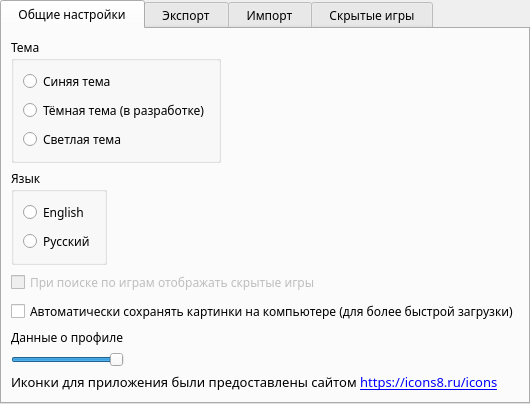
<?xml version="1.0" encoding="UTF-8"?>
<ui version="4.0">
 <class>FormSettings</class>
 <widget class="QWidget" name="FormSettings">
  <property name="geometry">
   <rect>
    <x>0</x>
    <y>0</y>
    <width>482</width>
    <height>393</height>
   </rect>
  </property>
  <property name="font">
   <font>
    <family>Ebrima</family>
   </font>
  </property>
  <property name="windowTitle">
   <string>Form</string>
  </property>
  <layout class="QVBoxLayout" name="verticalLayout_5">
   <property name="leftMargin">
    <number>0</number>
   </property>
   <property name="topMargin">
    <number>0</number>
   </property>
   <property name="rightMargin">
    <number>0</number>
   </property>
   <property name="bottomMargin">
    <number>0</number>
   </property>
   <item>
    <widget class="QTabWidget" name="tabWidget">
     <property name="currentIndex">
      <number>0</number>
     </property>
     <widget class="QWidget" name="tab_2">
      <attribute name="title">
       <string>  Общие настройки  </string>
      </attribute>
      <layout class="QVBoxLayout" name="verticalLayout_18">
       <item>
        <layout class="QHBoxLayout" name="horizontalLayout_15">
         <item>
          <widget class="QGroupBox" name="GroupBoxTheme">
           <property name="title">
            <string>Тема</string>
           </property>
           <layout class="QVBoxLayout" name="verticalLayout_3">
            <item>
             <widget class="QRadioButton" name="RadioButtonBlueTheme">
              <property name="sizePolicy">
               <sizepolicy hsizetype="Maximum" vsizetype="Fixed">
                <horstretch>0</horstretch>
                <verstretch>0</verstretch>
               </sizepolicy>
              </property>
              <property name="text">
               <string>Синяя тема</string>
              </property>
             </widget>
            </item>
            <item>
             <widget class="QRadioButton" name="RadioButtonDarkTheme">
              <property name="sizePolicy">
               <sizepolicy hsizetype="Maximum" vsizetype="Fixed">
                <horstretch>0</horstretch>
                <verstretch>0</verstretch>
               </sizepolicy>
              </property>
              <property name="text">
               <string>Тёмная тема (в разработке)</string>
              </property>
             </widget>
            </item>
            <item>
             <widget class="QRadioButton" name="RadioButtonLightTheme">
              <property name="sizePolicy">
               <sizepolicy hsizetype="Maximum" vsizetype="Fixed">
                <horstretch>0</horstretch>
                <verstretch>0</verstretch>
               </sizepolicy>
              </property>
              <property name="text">
               <string>Светлая тема</string>
              </property>
             </widget>
            </item>
           </layout>
          </widget>
         </item>
         <item>
          <spacer name="horizontalSpacer_8">
           <property name="orientation">
            <enum>Qt::Horizontal</enum>
           </property>
           <property name="sizeHint" stdset="0">
            <size>
             <width>40</width>
             <height>20</height>
            </size>
           </property>
          </spacer>
         </item>
        </layout>
       </item>
       <item>
        <layout class="QHBoxLayout" name="horizontalLayout">
         <item>
          <widget class="QGroupBox" name="groupBox">
           <property name="title">
            <string>Язык</string>
           </property>
           <layout class="QVBoxLayout" name="verticalLayout">
            <item>
             <widget class="QRadioButton" name="RadioButtonLanguageEnglish">
              <property name="text">
               <string notr="true">English</string>
              </property>
             </widget>
            </item>
            <item>
             <widget class="QRadioButton" name="RadioButtonLanguageRussian">
              <property name="text">
               <string notr="true">Русский</string>
              </property>
             </widget>
            </item>
           </layout>
          </widget>
         </item>
         <item>
          <spacer name="horizontalSpacer_2">
           <property name="orientation">
            <enum>Qt::Horizontal</enum>
           </property>
           <property name="sizeHint" stdset="0">
            <size>
             <width>40</width>
             <height>20</height>
            </size>
           </property>
          </spacer>
         </item>
        </layout>
       </item>
       <item>
        <widget class="QCheckBox" name="CheckBoxVisibleHiddenGames">
         <property name="enabled">
          <bool>false</bool>
         </property>
         <property name="text">
          <string>При поиске по играм отображать скрытые игры</string>
         </property>
        </widget>
       </item>
       <item>
        <widget class="QCheckBox" name="CheckBoxSaveImage">
         <property name="text">
          <string>Автоматически сохранять картинки на компьютере (для более быстрой загрузки)</string>
         </property>
        </widget>
       </item>
       <item>
        <layout class="QHBoxLayout" name="horizontalLayout_2">
         <item>
          <layout class="QVBoxLayout" name="verticalLayout_2">
           <item>
            <widget class="QLabel" name="label">
             <property name="text">
              <string>Данные о профиле</string>
             </property>
            </widget>
           </item>
           <item>
            <widget class="QSlider" name="SliderProfileSize">
             <property name="sizePolicy">
              <sizepolicy hsizetype="Preferred" vsizetype="Fixed">
               <horstretch>0</horstretch>
               <verstretch>0</verstretch>
              </sizepolicy>
             </property>
             <property name="maximum">
              <number>2</number>
             </property>
             <property name="value">
              <number>2</number>
             </property>
             <property name="orientation">
              <enum>Qt::Horizontal</enum>
             </property>
            </widget>
           </item>
          </layout>
         </item>
         <item>
          <spacer name="horizontalSpacer">
           <property name="orientation">
            <enum>Qt::Horizontal</enum>
           </property>
           <property name="sizeHint" stdset="0">
            <size>
             <width>40</width>
             <height>20</height>
            </size>
           </property>
          </spacer>
         </item>
        </layout>
       </item>
       <item>
        <widget class="QLabel" name="labelIcons8">
         <property name="font">
          <font>
           <family>Ebrima</family>
           <pointsize>10</pointsize>
          </font>
         </property>
         <property name="text">
          <string>&lt;html&gt;&lt;head/&gt;&lt;body&gt;&lt;p&gt;Иконки для приложения были предоставлены сайтом &lt;a href=https://icons8.ru/icons&gt;https://icons8.ru/icons&lt;/a&gt;&lt;/p&gt;&lt;/body&gt;&lt;/html&gt;</string>
         </property>
         <property name="wordWrap">
          <bool>true</bool>
         </property>
         <property name="openExternalLinks">
          <bool>true</bool>
         </property>
         <property name="textInteractionFlags">
          <set>Qt::TextBrowserInteraction</set>
         </property>
        </widget>
       </item>
       <item>
        <spacer name="verticalSpacer">
         <property name="orientation">
          <enum>Qt::Vertical</enum>
         </property>
         <property name="sizeHint" stdset="0">
          <size>
           <width>20</width>
           <height>40</height>
          </size>
         </property>
        </spacer>
       </item>
      </layout>
     </widget>
     <widget class="QWidget" name="tab_4">
      <attribute name="title">
       <string>  Экспорт  </string>
      </attribute>
      <layout class="QVBoxLayout" name="verticalLayout_17">
       <property name="leftMargin">
        <number>0</number>
       </property>
       <property name="topMargin">
        <number>0</number>
       </property>
       <property name="rightMargin">
        <number>0</number>
       </property>
       <property name="bottomMargin">
        <number>0</number>
       </property>
       <item>
        <widget class="QToolBox" name="ToolBoxExport">
         <property name="currentIndex">
          <number>0</number>
         </property>
         <widget class="QWidget" name="PageCategories">
          <property name="geometry">
           <rect>
            <x>0</x>
            <y>0</y>
            <width>478</width>
            <height>231</height>
           </rect>
          </property>
          <attribute name="label">
           <string>Категории</string>
          </attribute>
          <layout class="QVBoxLayout" name="verticalLayout_12">
           <item>
            <widget class="QTreeWidget" name="TreeWidgetExportCategories">
             <property name="headerHidden">
              <bool>true</bool>
             </property>
             <column>
              <property name="text">
               <string notr="true">1</string>
              </property>
             </column>
            </widget>
           </item>
           <item>
            <layout class="QHBoxLayout" name="horizontalLayout_11">
             <item>
              <widget class="QPushButton" name="ButtonExportCategories">
               <property name="text">
                <string>Экспортировать выбранное</string>
               </property>
              </widget>
             </item>
             <item>
              <spacer name="horizontalSpacer_4">
               <property name="orientation">
                <enum>Qt::Horizontal</enum>
               </property>
               <property name="sizeHint" stdset="0">
                <size>
                 <width>40</width>
                 <height>20</height>
                </size>
               </property>
              </spacer>
             </item>
            </layout>
           </item>
          </layout>
         </widget>
         <widget class="QWidget" name="PageFavorites">
          <property name="geometry">
           <rect>
            <x>0</x>
            <y>0</y>
            <width>177</width>
            <height>117</height>
           </rect>
          </property>
          <attribute name="label">
           <string>Избранное</string>
          </attribute>
          <layout class="QVBoxLayout" name="verticalLayout_13">
           <item>
            <widget class="QTreeView" name="TreeViewExportFavorites">
             <property name="enabled">
              <bool>false</bool>
             </property>
             <property name="headerHidden">
              <bool>true</bool>
             </property>
            </widget>
           </item>
           <item>
            <layout class="QHBoxLayout" name="horizontalLayout_12">
             <item>
              <widget class="QPushButton" name="ButtonExportFavorites">
               <property name="text">
                <string>Экспортировать выбранное</string>
               </property>
              </widget>
             </item>
             <item>
              <spacer name="horizontalSpacer_5">
               <property name="orientation">
                <enum>Qt::Horizontal</enum>
               </property>
               <property name="sizeHint" stdset="0">
                <size>
                 <width>40</width>
                 <height>20</height>
                </size>
               </property>
              </spacer>
             </item>
            </layout>
           </item>
          </layout>
         </widget>
         <widget class="QWidget" name="PageComments">
          <property name="geometry">
           <rect>
            <x>0</x>
            <y>0</y>
            <width>177</width>
            <height>117</height>
           </rect>
          </property>
          <attribute name="label">
           <string>Комментарии</string>
          </attribute>
          <layout class="QVBoxLayout" name="verticalLayout_14">
           <item>
            <widget class="QTreeView" name="TreeViewExportComments">
             <property name="enabled">
              <bool>false</bool>
             </property>
             <property name="headerHidden">
              <bool>true</bool>
             </property>
            </widget>
           </item>
           <item>
            <layout class="QHBoxLayout" name="horizontalLayout_13">
             <item>
              <widget class="QPushButton" name="ButtonExportComments">
               <property name="text">
                <string>Экспортировать выбранное</string>
               </property>
              </widget>
             </item>
             <item>
              <spacer name="horizontalSpacer_6">
               <property name="orientation">
                <enum>Qt::Horizontal</enum>
               </property>
               <property name="sizeHint" stdset="0">
                <size>
                 <width>40</width>
                 <height>20</height>
                </size>
               </property>
              </spacer>
             </item>
            </layout>
           </item>
          </layout>
         </widget>
         <widget class="QWidget" name="PageGroups">
          <property name="geometry">
           <rect>
            <x>0</x>
            <y>0</y>
            <width>177</width>
            <height>117</height>
           </rect>
          </property>
          <attribute name="label">
           <string>Группы</string>
          </attribute>
          <layout class="QVBoxLayout" name="verticalLayout_15">
           <item>
            <widget class="QListView" name="ListViewExportGroups">
             <property name="enabled">
              <bool>false</bool>
             </property>
            </widget>
           </item>
           <item>
            <layout class="QHBoxLayout" name="horizontalLayout_14">
             <item>
              <widget class="QPushButton" name="ButtonExportGroups">
               <property name="text">
                <string>Экспортировать выбранное</string>
               </property>
              </widget>
             </item>
             <item>
              <spacer name="horizontalSpacer_7">
               <property name="orientation">
                <enum>Qt::Horizontal</enum>
               </property>
               <property name="sizeHint" stdset="0">
                <size>
                 <width>40</width>
                 <height>20</height>
                </size>
               </property>
              </spacer>
             </item>
            </layout>
           </item>
          </layout>
         </widget>
         <widget class="QWidget" name="PageSettings">
          <property name="geometry">
           <rect>
            <x>0</x>
            <y>0</y>
            <width>174</width>
            <height>41</height>
           </rect>
          </property>
          <attribute name="label">
           <string>Настройки</string>
          </attribute>
          <layout class="QVBoxLayout" name="verticalLayout_16">
           <item>
            <layout class="QHBoxLayout" name="horizontalLayout_3">
             <item>
              <widget class="QPushButton" name="ButtonExportSettings">
               <property name="enabled">
                <bool>false</bool>
               </property>
               <property name="text">
                <string>Экспортировать настройки</string>
               </property>
              </widget>
             </item>
             <item>
              <spacer name="horizontalSpacer_3">
               <property name="orientation">
                <enum>Qt::Horizontal</enum>
               </property>
               <property name="sizeHint" stdset="0">
                <size>
                 <width>40</width>
                 <height>20</height>
                </size>
               </property>
              </spacer>
             </item>
            </layout>
           </item>
          </layout>
         </widget>
        </widget>
       </item>
      </layout>
     </widget>
     <widget class="QWidget" name="tab_5">
      <attribute name="title">
       <string>  Импорт  </string>
      </attribute>
      <layout class="QVBoxLayout" name="verticalLayout_11">
       <item>
        <layout class="QVBoxLayout" name="verticalLayout_6">
         <item>
          <widget class="QLabel" name="label_2">
           <property name="text">
            <string>Импорт категорий</string>
           </property>
          </widget>
         </item>
         <item>
          <layout class="QHBoxLayout" name="horizontalLayout_6">
           <item>
            <widget class="QLineEdit" name="LineEditImportCategories"/>
           </item>
           <item>
            <widget class="QPushButton" name="ButtonImportCategories">
             <property name="text">
              <string>Импортировать</string>
             </property>
            </widget>
           </item>
          </layout>
         </item>
        </layout>
       </item>
       <item>
        <layout class="QVBoxLayout" name="verticalLayout_7">
         <item>
          <widget class="QLabel" name="label_3">
           <property name="text">
            <string>Импорт избранного</string>
           </property>
          </widget>
         </item>
         <item>
          <layout class="QHBoxLayout" name="horizontalLayout_7">
           <item>
            <widget class="QLineEdit" name="lineEdit_2"/>
           </item>
           <item>
            <widget class="QPushButton" name="ButtonImportFavorites">
             <property name="enabled">
              <bool>false</bool>
             </property>
             <property name="text">
              <string>Импортировать</string>
             </property>
            </widget>
           </item>
          </layout>
         </item>
        </layout>
       </item>
       <item>
        <layout class="QVBoxLayout" name="verticalLayout_8">
         <item>
          <widget class="QLabel" name="label_4">
           <property name="text">
            <string>Импорт комментариев</string>
           </property>
          </widget>
         </item>
         <item>
          <layout class="QHBoxLayout" name="horizontalLayout_8">
           <item>
            <widget class="QLineEdit" name="lineEdit_3"/>
           </item>
           <item>
            <widget class="QPushButton" name="ButtonImportComments">
             <property name="enabled">
              <bool>false</bool>
             </property>
             <property name="text">
              <string>Импортировать</string>
             </property>
            </widget>
           </item>
          </layout>
         </item>
        </layout>
       </item>
       <item>
        <layout class="QVBoxLayout" name="verticalLayout_9">
         <item>
          <widget class="QLabel" name="label_5">
           <property name="text">
            <string>Импорт групп</string>
           </property>
          </widget>
         </item>
         <item>
          <layout class="QHBoxLayout" name="horizontalLayout_9">
           <item>
            <widget class="QLineEdit" name="lineEdit_4"/>
           </item>
           <item>
            <widget class="QPushButton" name="ButtonImportGroups">
             <property name="enabled">
              <bool>false</bool>
             </property>
             <property name="text">
              <string>Импортировать</string>
             </property>
            </widget>
           </item>
          </layout>
         </item>
        </layout>
       </item>
       <item>
        <layout class="QVBoxLayout" name="verticalLayout_10">
         <item>
          <widget class="QLabel" name="label_6">
           <property name="text">
            <string>Импорт неизвестных данных</string>
           </property>
          </widget>
         </item>
         <item>
          <layout class="QHBoxLayout" name="horizontalLayout_10">
           <item>
            <widget class="QLineEdit" name="lineEdit_5"/>
           </item>
           <item>
            <widget class="QPushButton" name="ButtonRawImport">
             <property name="enabled">
              <bool>false</bool>
             </property>
             <property name="text">
              <string>Импортировать</string>
             </property>
            </widget>
           </item>
          </layout>
         </item>
        </layout>
       </item>
       <item>
        <spacer name="verticalSpacer_2">
         <property name="orientation">
          <enum>Qt::Vertical</enum>
         </property>
         <property name="sizeHint" stdset="0">
          <size>
           <width>20</width>
           <height>40</height>
          </size>
         </property>
        </spacer>
       </item>
      </layout>
     </widget>
     <widget class="QWidget" name="tab_3">
      <attribute name="title">
       <string>  Скрытые игры  </string>
      </attribute>
      <layout class="QVBoxLayout" name="verticalLayout_4">
       <item>
        <layout class="QHBoxLayout" name="horizontalLayout_5">
         <item>
          <widget class="QLineEdit" name="LineEditFindGame"/>
         </item>
         <item>
          <widget class="QPushButton" name="ButtonFindGame">
           <property name="text">
            <string>Поиск</string>
           </property>
          </widget>
         </item>
        </layout>
       </item>
       <item>
        <layout class="QHBoxLayout" name="horizontalLayout_4">
         <item>
          <widget class="QFrame" name="FrameProfilesHideGames">
           <property name="minimumSize">
            <size>
             <width>100</width>
             <height>0</height>
            </size>
           </property>
           <property name="frameShape">
            <enum>QFrame::StyledPanel</enum>
           </property>
           <property name="frameShadow">
            <enum>QFrame::Raised</enum>
           </property>
          </widget>
         </item>
         <item>
          <widget class="QTableWidget" name="TableWidgetGames">
           <property name="sizePolicy">
            <sizepolicy hsizetype="Expanding" vsizetype="Expanding">
             <horstretch>0</horstretch>
             <verstretch>0</verstretch>
            </sizepolicy>
           </property>
           <property name="rowCount">
            <number>0</number>
           </property>
           <property name="columnCount">
            <number>4</number>
           </property>
           <column/>
           <column/>
           <column/>
           <column/>
          </widget>
         </item>
        </layout>
       </item>
      </layout>
     </widget>
    </widget>
   </item>
  </layout>
 </widget>
 <resources/>
 <connections/>
</ui>
